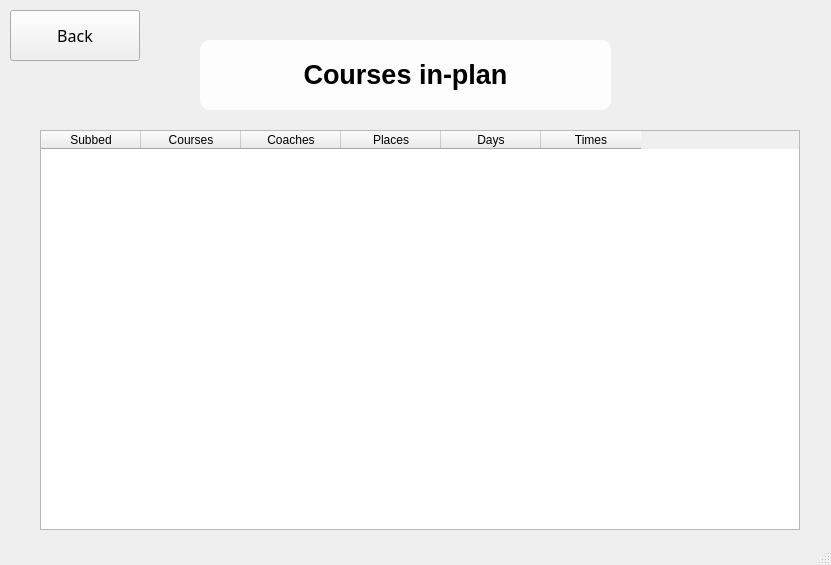
<?xml version="1.0" encoding="UTF-8"?>
<ui version="4.0">
 <class>MainWindow</class>
 <widget class="QMainWindow" name="MainWindow">
  <property name="geometry">
   <rect>
    <x>0</x>
    <y>0</y>
    <width>831</width>
    <height>565</height>
   </rect>
  </property>
  <property name="windowTitle">
   <string>MainWindow</string>
  </property>
  <property name="styleSheet">
   <string notr="true">QMainWindow{
	border-image: url(:/background/img/Fitness Background_ gym background_ coach back ground_ photo overlays_ backdrops_ photography_ health poster.jpeg);
}</string>
  </property>
  <widget class="QWidget" name="centralwidget">
   <widget class="QTableWidget" name="tab">
    <property name="geometry">
     <rect>
      <x>40</x>
      <y>130</y>
      <width>760</width>
      <height>400</height>
     </rect>
    </property>
    <column>
     <property name="text">
      <string>Subbed</string>
     </property>
    </column>
    <column>
     <property name="text">
      <string>Courses</string>
     </property>
    </column>
    <column>
     <property name="text">
      <string>Coaches</string>
     </property>
    </column>
    <column>
     <property name="text">
      <string>Places</string>
     </property>
    </column>
    <column>
     <property name="text">
      <string>Days</string>
     </property>
    </column>
    <column>
     <property name="text">
      <string>Times</string>
     </property>
    </column>
   </widget>
   <widget class="QLabel" name="label">
    <property name="geometry">
     <rect>
      <x>200</x>
      <y>40</y>
      <width>411</width>
      <height>70</height>
     </rect>
    </property>
    <property name="font">
     <font>
      <pointsize>20</pointsize>
      <weight>75</weight>
      <bold>true</bold>
     </font>
    </property>
    <property name="styleSheet">
     <string notr="true">color: rgb(0, 0, 0);
background-color: rgba(255, 255, 255,0.9);
padding: 10px;
border-radius:10px;</string>
    </property>
    <property name="text">
     <string>&lt;!DOCTYPE HTML PUBLIC &quot;-//W3C//DTD HTML 4.0//EN&quot; &quot;http://www.w3.org/TR/REC-html40/strict.dtd&quot;&gt;
&lt;html&gt;&lt;head&gt;&lt;meta name=&quot;qrichtext&quot; content=&quot;1&quot; /&gt;&lt;style type=&quot;text/css&quot;&gt;
p, li { white-space: pre-wrap; }
&lt;/style&gt;&lt;/head&gt;&lt;body style=&quot; font-family:'MS Shell Dlg 2'; font-size:20pt; font-weight:600; font-style:normal;&quot;&gt;
&lt;p style=&quot; margin-top:0px; margin-bottom:0px; margin-left:0px; margin-right:0px; -qt-block-indent:0; text-indent:0px;&quot;&gt;Courses in-plan&lt;/p&gt;&lt;/body&gt;&lt;/html&gt;</string>
    </property>
    <property name="alignment">
     <set>Qt::AlignCenter</set>
    </property>
   </widget>
   <widget class="QPushButton" name="back">
    <property name="geometry">
     <rect>
      <x>10</x>
      <y>10</y>
      <width>130</width>
      <height>51</height>
     </rect>
    </property>
    <property name="font">
     <font>
      <family>8514oem</family>
      <pointsize>12</pointsize>
     </font>
    </property>
    <property name="text">
     <string>Back</string>
    </property>
   </widget>
  </widget>
  <widget class="QMenuBar" name="menubar">
   <property name="geometry">
    <rect>
     <x>0</x>
     <y>0</y>
     <width>831</width>
     <height>26</height>
    </rect>
   </property>
  </widget>
  <widget class="QStatusBar" name="statusbar"/>
 </widget>
 <resources>
  <include location="ressource.qrc"/>
 </resources>
 <connections/>
</ui>
